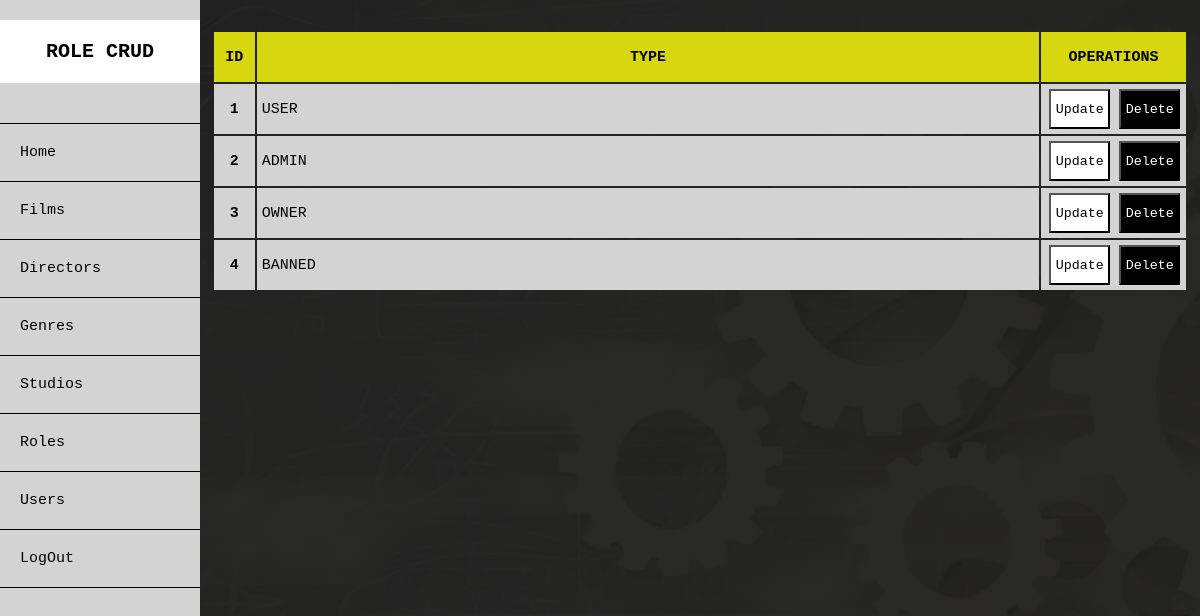
/php/owner/show_all_roles.php, run on the app's committed database.
### tables this page shows
CREATE TABLE `roles` (
  `id` int(10) UNSIGNED NOT NULL,
  `type` varchar(255) NOT NULL
);

### php/owner/show_all_roles.php (the view, shortened to what this page needs)
<?php
include '../includes/db_connection.php';
 ?>
<!doctype html>
<html lang="en">
  <head>
    <link rel="stylesheet" href="../../css/owner/show_all_roles.css">
    <link rel="stylesheet" href="https://cdnjs.cloudflare.com/ajax/libs/font-awesome/6.5.1/css/all.min.css" />
  </head>
  <body>
<div class="sidenav">
  <header>
    <nav>
      <h1>ROLE CRUD</h1>
      <a href='ownerhome.php' class="hmm">Home</a>
      <div class="dropdown">
        <a href="show_all_films.php">Films</a>
      </div>
      <div class="dropdown">
        <a href="show_all_directors.php">Directors</a>
      </div>
      <div class="dropdown">
        <a href="show_all_genres.php">Genres</a>
      </div>
      <div class="dropdown">
        <a href="show_all_studios.php">Studios</a>
      </div>
      <div class="dropdown">
      <a href="">Roles</a>
    </div>
      <div class="dropdown">
      <a href="show_all_users.php">Users</a>
  </div>
</nav>
</header>
<a class="logout" href="logout.php">LogOut</a>
</div>
  <div class="main">
    <div class="bbtcontainer">
    <table class="tbl">
      <tr class="tblh">
        <th class='aa'>ID</th>
        <th class='bb'>TYPE</th>
        <th class='operat'>OPERATIONS</th>
      </tr>
    <?php
    $sql = "SELECT * FROM roles ORDER BY id";
    $result = mysqli_query($conn, $sql);
    if ($result) {
        while ($row = mysqli_fetch_assoc($result)) {
            $id = $row['id'];
            $type = $row['type'];
            echo '<tr class="tblrcolor">
                    <th scope="row">' . $id . '</th>
                    <td>' . $type . '</td>
                    <td>
                    <a href="role_update.php? updateid='.$id.'"><button class="upd">Update</button></a>
                    <a href="role_delete.php? deleteid='.$id.'"><button class="del">Delete</button></a>
                    </td>
                  </tr>';
        }
    } else {
        echo "Error executing the query: " . mysqli_error($conn);
    }
    ?>
    </table>
    </div>
</div>
  </body>
</html>

### css/owner/show_all_roles.css (style rules this page uses)
* { margin: 0; padding: 0; font-family: 'Montserrat', sans-serif; box-sizing: border-box; }
.sidenav { height: 100%; width: 250px; position: fixed; z-index: 1; top: 0; left: 0; background-color: lightgray; overflow-x: hidden; padding-top: 20px; }
.sidenav h1 { font-family: monospace; text-align: center; font-size: 25px; margin-bottom: 55px; background-color: rgb(255, 255, 255); color: #000000; padding: 20px; }
.sidenav a { padding: 20px ; text-decoration: none; font-size: 18px; color: #000000; display: block; font-family: monospace; transition: all 0.3s ease 0s; border-bottom: 1px solid black; }
.hmm { border-top: 1px solid black; }
.main { margin-left: 250px; padding: 0px 10px; }
.dropdown { position: relative; display: block; }
html { scroll-behavior: smooth; }
.bbtcontainer { display: flex; align-items: center; justify-content: center; margin-top: 30px; padding: 0px 10px 28px 10px; }
.tbl { width: 100%; table-layout: fixed; word-wrap: break-word; }
.tblh { background-color: rgb(215, 215, 13); color: rgb(0, 0, 0); }
.tblrcolor { background: lightgrey; }
th { font-size: 17px; font-family: monospace; height: 60px; }
.aa { width: 45px; }
.bb { width: 918px; }
.operat { width: 155px; }
td { font-family: monospace; font-size: 17px; padding-left: 5px; }
.upd { font-family: monospace; background-color: rgb(255, 255, 255); padding: 10px; color: rgb(0, 0, 0); width: 72px; }
.del { font-family: monospace; background-color: rgb(0, 0, 0); padding: 10px; color: white; width: 72px; }
tr { transition: all 0.3s ease 0s; }
body { min-height: 100vh; margin: 0; display: flex; flex-direction: column; background-image: linear-gradient( rgba(41,41,41,0.6),rgba(41,41,41,0.6)),url('../../img/random/admin.png'); background-position: center; background-size: cover; background-repeat: no-repeat; }
@media (max-width: 1350px) { .sidenav { width: 200px; } }
@media (max-width: 1350px) { .sidenav h1 { font-size: 20px; margin-bottom: 40px; padding: 20px; } }
@media (max-width: 1350px) { .sidenav a { padding: 20px; font-size: 15px; } }
@media (max-width: 1350px) { .main { margin-left: 200px; } }
@media (max-width: 1350px) { .bbtcontainer { padding: 0px 2px 28px 2px; } }
@media (max-width: 1350px) { .tbl { table-layout:unset; } }
@media (max-width: 1350px) { th { height: 50px; font-size: 15px; } }
@media (max-width: 1350px) { td { font-size: 15px; } }
@media (max-width: 1350px) { .upd { width: 61px; height: 40px; padding: 3px; margin-left: 3px; } }
@media (max-width: 1350px) { .del { width: 61px; height: 40px; padding: 3px; } }

### data on the page
roles: id "1", type "USER"
roles: id "2", type "ADMIN"
roles: id "3", type "OWNER"
roles: id "4", type "BANNED"
